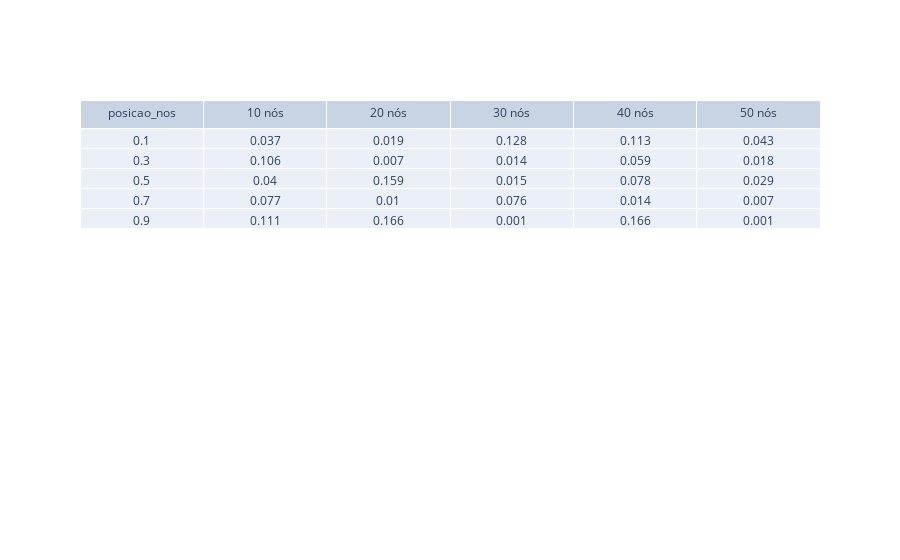

The notebook cell this image was saved under:
### Code cell
c = 1
print(f"seed {seeds[c]}")
m = moda_diferent0[c*5*5:5*5*(c+1),:]
fig = go.Figure(data=[go.Table(header=dict(values=['posicao_nos','10 nós', '20 nós', '30 nós', '40 nós', '50 nós']),
                 cells=dict(values=np.vstack([posicao_nos,np.round(m[:, -1].reshape(5,5), decimals=3) ])))])
fig.show()

### Figure 1 — Plotly figure (JSON) as saved in the notebook; plotly's stock layout.template omitted (floating-point values rounded to 4 significant figures)
{"data": [{"cells": {"values": [[0.1, 0.3, 0.5, 0.7, 0.9], [0.037, 0.106, 0.04, 0.077, 0.111], [0.019, 0.007, 0.159, 0.01, 0.166], [0.128, 0.014, 0.015, 0.076, 0.001], [0.113, 0.059, 0.078, 0.014, 0.166], [0.043, 0.018, 0.029, 0.007, 0.001]]}, "header": {"values": ["posicao_nos", "10 nós", "20 nós", "30 nós", "40 nós", "50 nós"]}, "type": "table"}], "layout": {}}
